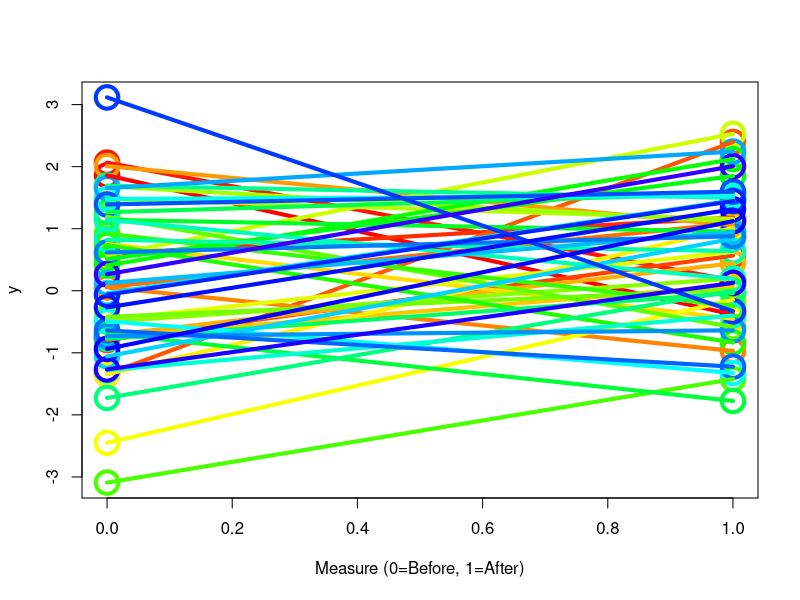

Source code (R):


options(stringAsFactor=FALSE, width=300)

library(lme4)

xbool_save_file <- FALSE


n <- 100

set.seed(777)

xid <- rep( I(1:50), each=2 )

xtxdom <- c("Before", "xAfter")
xrepmeas <- rep( xtxdom, 50 )

xmeasureInd <- c(0, 1)[ match(xrepmeas, xtxdom) ]






 #### true standard deviation of random effect
#### try different values
xsigRndEff <- 2/3
indiv_intercept <- rep(rnorm(50, 0, xsigRndEff), each=2)

xerrs <- rnorm(n)

xbeta <- 0.5 ##### fixed slope

y_true <- indiv_intercept + xbeta * xmeasureInd + xerrs


## xdf <- data.frame("id"=xid, "measure"=xrepmeas, "y"=y_true)
xdf <- data.frame("id"=as.character(xid), "measure"=xrepmeas, "y"=y_true)



xpalette <- rep(rainbow(70)[1:50], each=2)

ydf <- xdf
ydf[ , "measure"] <- c(0, 1)[ match(xdf[ , "measure"], c("Before", "xAfter")) ]


if(xbool_save_file) {
    png(file.path("~", "Desktop", "randomIntDataSim_01.png"), width=1000, height=1000, pointsize=24)
}
plot( ydf[ , "measure"],  ydf[ , "y"], col=xpalette, cex=3, lwd=4, ylab="y", xlab="Measure (0=Before, 1=After)")
for(i in 1:(nrow(ydf)/2)) {
    segments(x0=0, y0=ydf[ i*2-1, "y"], x1=1, y1=ydf[ i*2, "y"], col=xpalette[i*2-1], lwd=4)
}
if(xbool_save_file) { dev.off() }





xlmer <- lmer(y ~ measure + ( 1 | id ), data=xdf)
summary(xlmer)
#anova(xlmer)

# attributes(xlmer)

#xresids <- y_true - predict(xlmer)
#xvarResids <- mean( xresids^2 ) ; xvarResids
#xvarIntercept <- attr(summary(xlmer)$varcor$id, "stddev")^2 ; xvarIntercept



xlm2 <- lm(y ~ measure, data=xdf)
summary(xlm2)

########### is the random intercept model significantly better than using fixed effect only?
########### we're actually testing null that xsigRndEff = 0 (given 'measure')
anova(xlmer, xlm2)



#####################nlme

library(nlme)

xnlme <- lme(y ~ measure, random= ~ 1 | id, data = xdf)

summary(xnlme)

#anova(xnlme)

########### is the random intercept model significantly better than using fixed effect only?
########### we're actually testing null that xsigRndEff = 0 (given 'measure')
anova(xnlme, xlm2)


